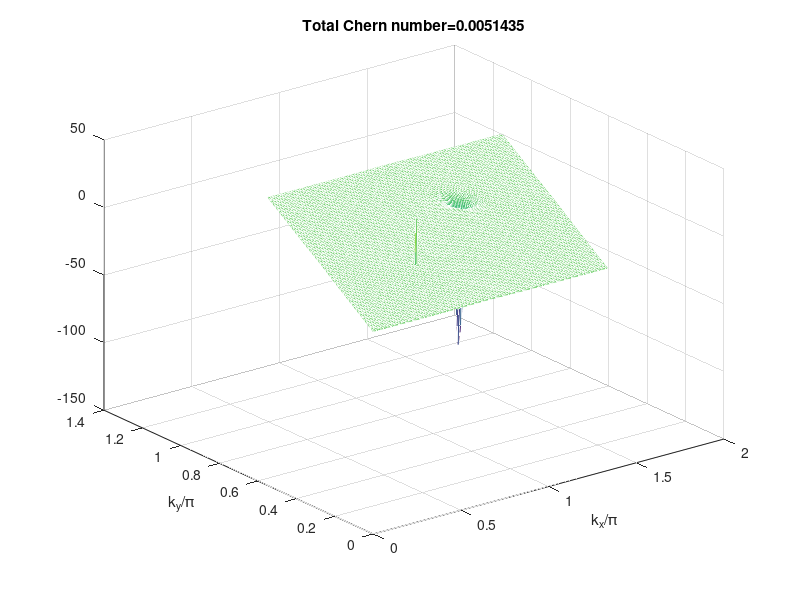
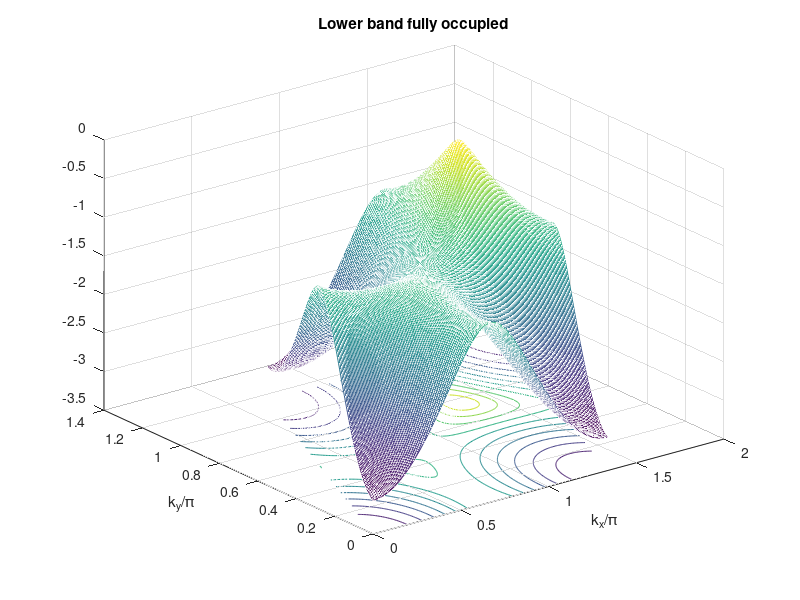

The MATLAB script that drew these images, in order:


phi=3*pi/2;
t1=1;
t2=.1;
M=t2*3*sqrt(3)*sin(phi)-.1;


%nearest neighbor vectors
a1=[1/2 sqrt(3)/2];
a2=[-1 0];
a3=[1/2 -sqrt(3)/2];

%next nearest neighbor set
b1=a2-a3;
b2=a3-a1;
b3=a1-a2;

%reciprocal lattice vectors
c1=[4*pi/3 0];
c2=[2*pi/3 2*pi/sqrt(3)];

%reciprocal vector coefficients defining the unit cell
dlt=0.005;
u10=0:dlt:1;
u20=u10;

[u1, u2]=meshgrid(u10,u20);

kx=u1*c1(1)+u2*c2(1);
ky=u1*c1(2)+u2*c2(2);

lowerband=zeros(size(kx));
upperband=zeros(size(kx));
berrycurve=zeros(size(kx));

h=0.0001;

for xcnt=1:length(u10),
    
    for ycnt=1:length(u20);
        
        k= [kx(xcnt,ycnt); ky(xcnt,ycnt)];
        
        cosasum=cos(a1*k)+cos(a2*k)+cos(a3*k);
        sinasum=sin(a1*k)+sin(a2*k)+sin(a3*k);
        
        cosbsum=cos(b1*k)+cos(b2*k)+cos(b3*k);
        sinbsum=sin(b1*k)+sin(b2*k)+sin(b3*k);
        
        H=zeros(2);
        H(1,1)=M+2*t2*cos(phi)*cosbsum-2*t2*sin(phi)*sinbsum;
        H(2,2)=-M+2*t2*cos(phi)*cosbsum+2*t2*sin(phi)*sinbsum;
        H(1,2)=t1*(cosasum-1i*sinasum);
        H(2,1)=conj(H(1,2));
        
        [v0,d0]=eig(H);
        
        u0=v0(:,1);
        u0=conj(u0(2))/abs(u0(2))*u0;
        
        lowerband(xcnt,ycnt)=min(min(d0));
        upperband(xcnt,ycnt)=max(max(d0));
        
        %%%%%%%% x direction
        
        kxx=k+[h; 0];
        
        cosasum=cos(a1*kxx)+cos(a2*kxx)+cos(a3*kxx);
        sinasum=sin(a1*kxx)+sin(a2*kxx)+sin(a3*kxx);
        
        cosbsum=cos(b1*kxx)+cos(b2*kxx)+cos(b3*kxx);
        sinbsum=sin(b1*kxx)+sin(b2*kxx)+sin(b3*kxx);
        
        
        H=zeros(2);
        H(1,1)=M+2*t2*cos(phi)*cosbsum-2*t2*sin(phi)*sinbsum;
        H(2,2)=-M+2*t2*cos(phi)*cosbsum+2*t2*sin(phi)*sinbsum;
        H(1,2)=t1*(cosasum-1i*sinasum);
        H(2,1)=conj(H(1,2));
        
        
        [vx,dx]=eig(H);
        
        ux=vx(:,1);
        ux=conj(ux(2))/abs(ux(2))*ux;
        
        %%%%%%%% y direction
        
        kyy=k+[0; h];
        
        
        cosasum=cos(a1*kyy)+cos(a2*kyy)+cos(a3*kyy);
        sinasum=sin(a1*kyy)+sin(a2*kyy)+sin(a3*kyy);
        
        cosbsum=cos(b1*kyy)+cos(b2*kyy)+cos(b3*kyy);
        sinbsum=sin(b1*kyy)+sin(b2*kyy)+sin(b3*kyy);
        
        
        H=zeros(2);
        H(1,1)=M+2*t2*cos(phi)*cosbsum-2*t2*sin(phi)*sinbsum;
        H(2,2)=-M+2*t2*cos(phi)*cosbsum+2*t2*sin(phi)*sinbsum;
        H(1,2)=t1*(cosasum-1i*sinasum);
        H(2,1)=conj(H(1,2));
        
        
        [vy,dy]=eig(H);
        
        uy=vy(:,1);
        uy=conj(uy(2))/abs(uy(2))*uy;
        
        %%%%%%%  derivatives
        
        xder=(ux-u0)/h;
        yder=(uy-u0)/h;
        
        berrycurve(xcnt,ycnt)=-i*(xder'*yder-yder'*xder);
        
    end,
    
    xcnt,
    
end,

figure(1);clf;
mesh(kx/pi,ky/pi,berrycurve);
        
sumchern=sum(sum(berrycurve(1:length(berrycurve)-1,1:length(berrycurve)-1)))*dlt^2*(4*pi/3)^2*sin(pi/3)/2/pi

title(strcat('Total Chern number=',num2str(sumchern)));
xlabel('k_x/\pi')
ylabel('k_y/\pi')
        
figure(2);clf

 meshc(kx/pi,ky/pi,lowerband);
 title('Lower band fully occupied');
xlabel('k_x/\pi')
ylabel('k_y/\pi')

